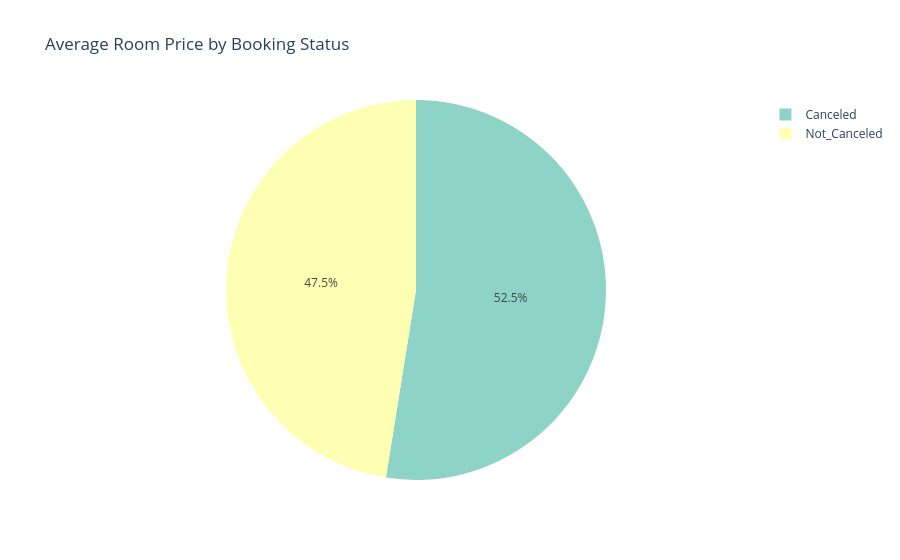

Notebook code cell kept with this figure:
### Markdown cell above
Observation : In our observation, we can see that the average Room Price varies according to room types with the higher room types usually having higher average prices since premium rooms in general will usually have a higher price than the standard rooms.

### Code cell
status_price_avg = df.groupby('booking status')['average price'].mean().reset_index()

fig = pltx.pie(
    status_price_avg,
    names='booking status',
    values='average price',
    title='Average Room Price by Booking Status',
    color_discrete_sequence=pltx.colors.qualitative.Set3
)

fig.show()

### Figure 1 — Plotly figure (JSON) as saved in the notebook; plotly's stock layout.template omitted (floating-point values rounded to 4 significant figures)
{"data": [{"domain": {"x": [0, 1], "y": [0, 1]}, "hovertemplate": "booking status=%{label}<br>average price=%{value}<extra></extra>", "labels": ["Canceled", "Not_Canceled"], "legendgroup": "", "name": "", "showlegend": true, "type": "pie", "values": [110.6, 99.93]}], "layout": {"legend": {"tracegroupgap": 0}, "piecolorway": ["rgb(141,211,199)", "rgb(255,255,179)", "rgb(190,186,218)", "rgb(251,128,114)", "rgb(128,177,211)", "rgb(253,180,98)", "rgb(179,222,105)", "rgb(252,205,229)", "rgb(217,217,217)", "rgb(188,128,189)", "rgb(204,235,197)", "rgb(255,237,111)"], "title": {"text": "Average Room Price by Booking Status"}}}
